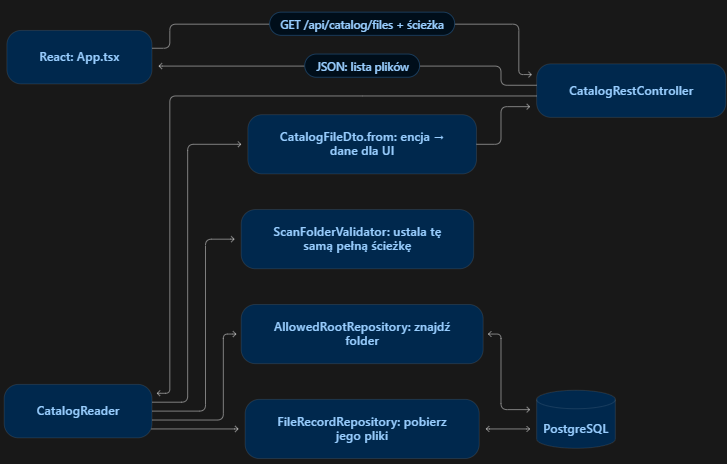
#> input picture app-workflow-images/odczyt_save_images.png, 727 x 464 px
$ python -i preparation.py   (imports and definitions only)
#> lines starting #> are read from the running program, lines starting #| are printed output that depends on the picture
"""Decode bounded PNG/JPEG bytes without reading or writing source paths."""

from contextlib import closing
from io import BytesIO

from PIL import Image

MAX_IMAGE_BYTES = 50 * 1024 * 1024
MAX_IMAGE_PIXELS = 40_000_000
MAX_IMAGE_EDGE = 20_000


def _validate_dimensions(width: int, height: int) -> None:
    if width > MAX_IMAGE_EDGE or height > MAX_IMAGE_EDGE:
        raise ValueError("Image dimensions are too large.")

    if width * height > MAX_IMAGE_PIXELS:
        raise ValueError("Image exceeds the pixel limit.")


def validate_prepared_image(image: Image.Image) -> None:
    """Check the in-memory contract without opening or decoding another file."""
    if image.mode != "RGB":
        raise ValueError("Expected a prepared RGB image.")

    _validate_dimensions(*image.size)


def prepare_image(image_bytes: bytes) -> Image.Image:
    """Return an independent RGB image; the caller must close it after use."""
    if not image_bytes:
        raise ValueError("Image must not be empty.")

    if len(image_bytes) > MAX_IMAGE_BYTES:
        raise ValueError("Image exceeds the 50 MiB limit.")

    with BytesIO(image_bytes) as source:
        with closing(Image.open(source, formats=("PNG", "JPEG"))) as image:
            _validate_dimensions(*image.size)
            image.load()

            # Opaque RGB needs no alpha channel or background image.
            if image.mode == "RGB" and "transparency" not in image.info:
                return image.convert("RGB")

            with closing(image.convert("RGBA")) as rgba:
                rgb = Image.new("RGB", image.size, "white")
                try:
                    with closing(rgba.getchannel("A")) as alpha:
                        rgb.paste(rgba, mask=alpha)
                except BaseException:
                    # Release an unfinished image, then propagate the error.
                    rgb.close()
                    raise

                return rgb

>>> import cv2
>>> picture = cv2.imread('../../../../app-workflow-images/odczyt_save_images.png', cv2.IMREAD_GRAYSCALE)
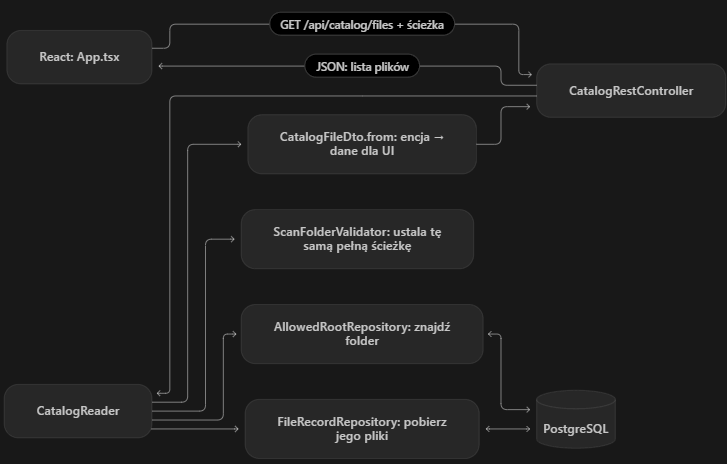
#> picture: shape (464, 727); min 0, max 199, mean 31.1
#> (the run stopped early here; a loop or call above may not have finished)
